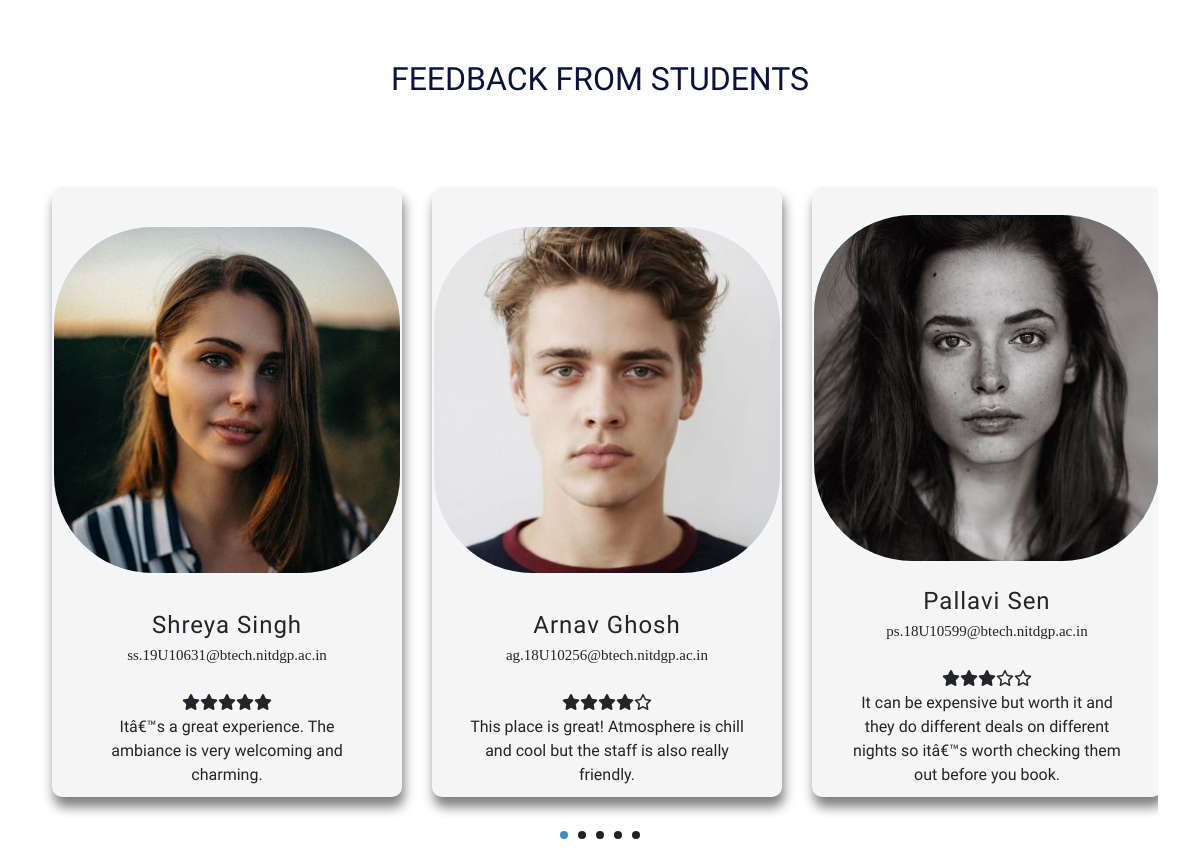
/feedbackcarousel.php, run on the app's committed database.
### tables this page shows
CREATE TABLE `feedback_tb` (
  `rId` int(10) NOT NULL,
  `rName` varchar(80) NOT NULL,
  `rEmail` varchar(80) NOT NULL,
  `rYear` varchar(10) NOT NULL,
  `rStar` varchar(20) NOT NULL,
  `rFeedback` varchar(1000) NOT NULL
);

CREATE TABLE `requesterlogin_tb` (
  `rID` int(10) NOT NULL,
  `rName` varchar(80) NOT NULL,
  `rRegNo` varchar(50) NOT NULL,
  `rEmail` varchar(50) NOT NULL,
  `rPassword` varchar(50) NOT NULL,
  `rYear` varchar(20) NOT NULL,
  `rRoll` varchar(20) NOT NULL,
  `rSem` varchar(20) NOT NULL,
  `rHall` varchar(80) NOT NULL,
  `rFood` varchar(40) NOT NULL,
  `rProfilePic` varchar(80) NOT NULL
);

### feedbackcarousel.php (the view, shortened to what this page needs)
<!doctype html>
<html lang="en">
<head>
<link href="https://cdn.jsdelivr.net/npm/bootstrap@5.0.0-beta1/dist/css/bootstrap.min.css" rel="stylesheet">
<link href="index.css" rel="stylesheet">
<link rel="stylesheet" type="text/css" href="lightslider.css">
<link rel="stylesheet" href="https://cdnjs.cloudflare.com/ajax/libs/font-awesome/4.7.0/css/font-awesome.min.css">
<link rel="stylesheet" href="https://cdnjs.cloudflare.com/ajax/libs/font-awesome/4.7.0/css/font-awesome.min.css">
</head>
<body>
<div class="container-fluid" style="font-family: 'Acme',sans-serif;">
<h2 class="text-center" style="margin-top: 60px; font-family: 'Acme', sans-serif; color: #08133F;">FEEDBACK FROM STUDENTS</h2>
<div class="container sliderbox">
<ul id="autoWidth" class="cs-hidden">
<?php
$sql="SELECT *,rProfilePic FROM feedback_tb f,requesterlogin_tb r WHERE
f.rEmail=r.rEmail";
$result=mysqli_query($conn,$sql);
if(mysqli_num_rows($result)>0)
{
while($row=mysqli_fetch_assoc($result))
{
echo'<li class="item-a">';
echo'<div class="box">';
echo'<img src="ProfilePics/'.$row['rProfilePic'].'" class="model">';
echo'<div class="details">';
echo'<p style="text-align: center; margin: 10px;">';
echo '<span style="letter-spacing: 1px; font-size: 24px;">'.$row['rName'].'</span><br>';
echo '<span style="font-size: 15px; font-family: serif;">'.$row['rEmail'].'</span>';
echo'<br><br>';
if($row['rStar']=="5")
{
echo'<i class="fa fa-star"></i>';
echo'<i class="fa fa-star"></i>';
echo'<i class="fa fa-star"></i>';
echo'<i class="fa fa-star"></i>';
echo'<i class="fa fa-star"></i>';
}
if($row['rStar']=="4")
{
echo'<i class="fa fa-star"></i>';
echo'<i class="fa fa-star"></i>';
echo'<i class="fa fa-star"></i>';
echo'<i class="fa fa-star"></i>';
echo'<i class="fa fa-star-o"></i>';
}
if($row['rStar']=="3")
{
echo'<i class="fa fa-star"></i>';
echo'<i class="fa fa-star"></i>';
echo'<i class="fa fa-star"></i>';
echo'<i class="fa fa-star-o"></i>';
echo'<i class="fa fa-star-o"></i>';
}
echo'<br>';
echo $row['rFeedback'];
echo'</p>';
echo'</div>';
echo'</div>';
echo'</li>';
}
}
?>
</ul>
</div>
</div>
</body>
</html>

### index.css (style rules this page uses)
ul { list-style: none; }
.sliderbox { width: 100%; height: 100vh; display: flex; justify-content: center; align-items: center; }
.box { width: 350px; height: 610px; background-color: whitesmoke; border-radius: 10px; box-shadow: 2px 10px 12px rgba(0,0,0,0.5); display: flex; flex-direction: column; align-items: center; justify-content: space-between; box-sizing: border-box; margin: 20px 10px; }
.model { border-radius: 100px; height: 350px; max-height: 100%; max-width: 100%; border: 2px solid aliceblue; }
.details { display: flex; flex-direction: column; align-items: center; width: 300px; }
.details p { text-align: center; margin-top: 20px; }

### lightslider.css (style rules this page uses)
.lightSlider:before, .lightSlider:after { content: " "; display: table; }
.lightSlider { overflow: hidden; margin: 0; }
.lSSlideWrapper > .lightSlider:after { clear: both; }
.lSSlideWrapper .lSSlide { -webkit-transform: translate(0px, 0px); -ms-transform: translate(0px, 0px); transform: translate(0px, 0px); -webkit-transition: all 1s; -webkit-transition-property: -webkit-transform,height; -moz-transition-property: -moz-transform,height; transition-property: transform,height; -webkit-transition-duration: inherit !important; transition-duration: inherit !important; -webkit-transition-timing-function: inherit !important; transition-timing-function: inherit !important; }
.lSSlideOuter .lightSlider, .lSSlideOuter .lSPager { padding-left: 0; list-style: none outside none; }
.lSSlideOuter .lightSlider > *, .lSSlideOuter .lSGallery li { float: left; }
.lightSlider.lsGrab > * { cursor: -webkit-grab; cursor: -moz-grab; cursor: -o-grab; cursor: -ms-grab; cursor: grab; }

### data on the page
feedback_tb: requesterlogin_tb.rProfilePic (picture), requesterlogin_tb.rName "Shreya Singh", requesterlogin_tb.rEmail "ss.19U10631@btech.nitdgp.ac.in", rStar "5" (drawn), rFeedback "Itâ€™s a great experience. The ambiance is very welcoming and charming."
feedback_tb: requesterlogin_tb.rProfilePic (picture), requesterlogin_tb.rName "Arnav Ghosh", requesterlogin_tb.rEmail "ag.18U10256@btech.nitdgp.ac.in", rStar "4" (drawn), rFeedback "This place is great! Atmosphere is chill and cool but the staff is also really friendly."
feedback_tb: requesterlogin_tb.rProfilePic (picture), requesterlogin_tb.rName "Pallavi Sen", requesterlogin_tb.rEmail "ps.18U10599@btech.nitdgp.ac.in", rStar "3" (drawn), rFeedback "It can be expensive but worth it and they do different deals on different nights so itâ€™s worth checking them out before you book."
